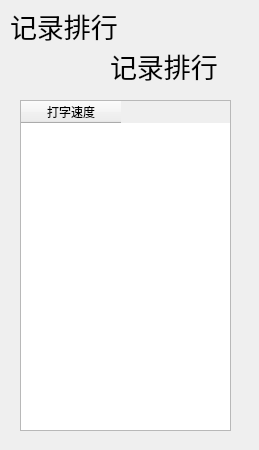
<?xml version="1.0" encoding="UTF-8"?>
<ui version="4.0">
 <class>RegardTable</class>
 <widget class="QWidget" name="RegardTable">
  <property name="geometry">
   <rect>
    <x>0</x>
    <y>0</y>
    <width>259</width>
    <height>450</height>
   </rect>
  </property>
  <property name="windowTitle">
   <string>Form</string>
  </property>
  <widget class="QTableWidget" name="tableWidget">
   <property name="geometry">
    <rect>
     <x>20</x>
     <y>100</y>
     <width>211</width>
     <height>331</height>
    </rect>
   </property>
   <property name="minimumSize">
    <size>
     <width>0</width>
     <height>331</height>
    </size>
   </property>
   <column>
    <property name="text">
     <string>打字速度</string>
    </property>
   </column>
  </widget>
  <widget class="QLabel" name="label">
   <property name="geometry">
    <rect>
     <x>10</x>
     <y>10</y>
     <width>221</width>
     <height>31</height>
    </rect>
   </property>
   <property name="font">
    <font>
     <family>华文彩云</family>
     <pointsize>20</pointsize>
    </font>
   </property>
   <property name="styleSheet">
    <string notr="true">font: 20pt &quot;华文彩云&quot;;</string>
   </property>
   <property name="text">
    <string>记录排行</string>
   </property>
  </widget>
  <widget class="QLabel" name="label_2">
   <property name="geometry">
    <rect>
     <x>110</x>
     <y>50</y>
     <width>121</width>
     <height>31</height>
    </rect>
   </property>
   <property name="font">
    <font>
     <family>华文彩云</family>
     <pointsize>20</pointsize>
    </font>
   </property>
   <property name="styleSheet">
    <string notr="true"/>
   </property>
   <property name="text">
    <string>记录排行</string>
   </property>
  </widget>
 </widget>
 <resources/>
 <connections/>
</ui>
